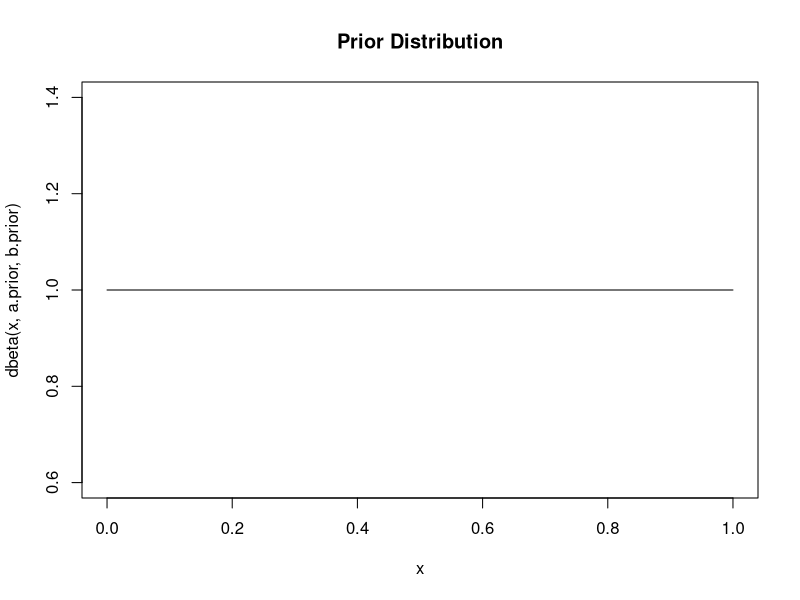
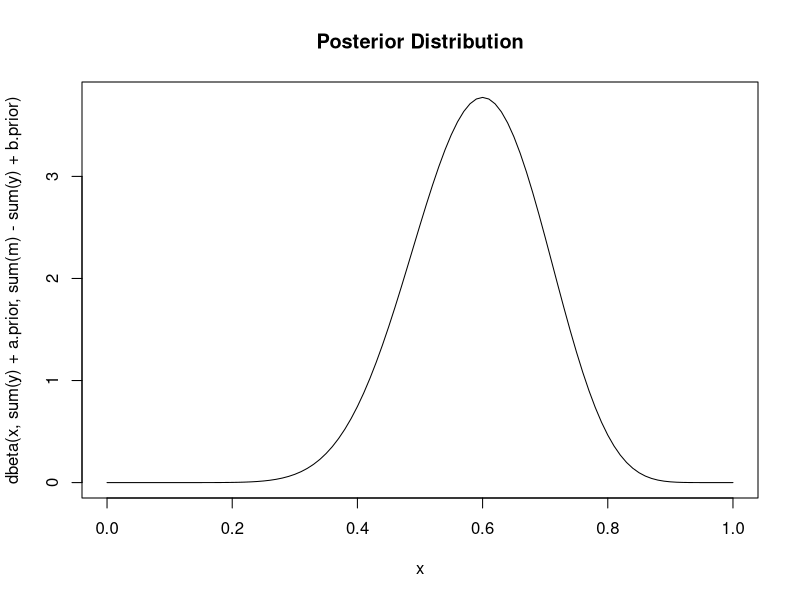

Generate these figures, in order, with R:
## ---- chunk 1
knitr::opts_chunk$set(echo = TRUE)
## ---- chunk 2
n <- 20
p <- 0.5
m <- rep(1, n)
y <- rbinom(n, size = m, prob = p)

a.prior <- 1
b.prior <- 1
curve(dbeta(x, a.prior, b.prior), main = "Prior Distribution")

alpha <- 0.05
lo <- qbeta(alpha/2, sum(y) + a.prior, sum(m) - sum(y) + b.prior)
hi <- qbeta(1 - alpha/2, sum(y) + a.prior, sum(m) - sum(y) + b.prior)

curve(dbeta(x, sum(y) + a.prior, sum(m) - sum(y) + b.prior),
	main = "Posterior Distribution")
## ---- chunk 3
credible.int <- function(y, m, a, b, alpha = 0.05) {
	lo <- qbeta(alpha/2, sum(y) + a, sum(m) - sum(y) + b)
	hi <- qbeta(1 - alpha/2, sum(y) + a, sum(m) - sum(y) + b)
	list(lo = lo, hi = hi)
}

n.levels <- c(10, 20, 50, 100, 200, 500, 5000)
p.levels <- c(0.01, 0.05, 0.1, 0.2, 0.5)
R <- 2000
a.prior <- 1
b.prior <- 1

covg <- array(NA, dim = c(length(n.levels), length(p.levels), R))
width <- array(NA, dim = c(length(n.levels), length(p.levels), R))

for (idx1 in 1:length(n.levels)) {
	for (idx2 in 1:length(p.levels)) {
		n <- n.levels[idx1]
		p <- p.levels[idx2]
		m <- rep(1, n)
		cat("Now working on n =",n, "p =", p, "\n")

		for (r in 1:R) {
			y <- rbinom(n, size = m, prob = p)
			res <- credible.int(y, m, a.prior, b.prior)
			covg[idx1, idx2, r] <- (res$lo < p && p < res$hi)
			width[idx1, idx2, r] <- res$hi - res$lo
		}
	}
}

ecovg <- apply(covg, c(1,2), mean)
rownames(ecovg) <- sprintf("n=%d", n.levels)
colnames(ecovg) <- sprintf("p=%0.2f", p.levels)
print(round(ecovg, 4))

ewidth <- apply(width, c(1,2), mean)
rownames(ewidth) <- sprintf("n=%d", n.levels)
colnames(ewidth) <- sprintf("p=%0.2f", p.levels)
print(round(ewidth, 4))
